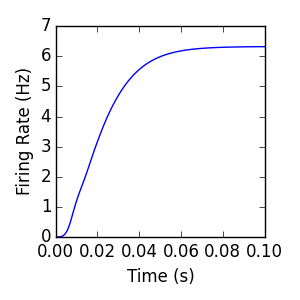

Python code for this plot:
# Copyright 2013 Allen Institute
# This file is part of dipde
# dipde is free software: you can redistribute it and/or modify
# it under the terms of the GNU General Public License as published by
# the Free Software Foundation, either version 3 of the License, or
# (at your option) any later version.
# 
# dipde is distributed in the hope that it will be useful,
# but WITHOUT ANY WARRANTY; without even the implied warranty of
# MERCHANTABILITY or FITNESS FOR A PARTICULAR PURPOSE.  See the
# GNU General Public License for more details.
# 
# You should have received a copy of the GNU General Public License
# along with dipde.  If not, see <http://www.gnu.org/licenses/>.

import matplotlib.pyplot as plt
from dipde.internals.internalpopulation import InternalPopulation
from dipde.internals.externalpopulation import ExternalPopulation
from dipde.internals.network import Simulation
from dipde.internals.connection import Connection as Connection

def get_simulation(dv=.001, update_method='exact', approx_order=None, tol=1e-8):

    # Create simulation:
    b1 = ExternalPopulation('100')
    i1 = InternalPopulation(v_min=0, v_max=.02, dv=dv, update_method=update_method, approx_order=approx_order, tol=tol)
    b1_i1 = Connection(b1, i1, 1, weights=.005, delays=0.0)
    i1_i1 = Connection(i1, i1, 1, weights=.005, delays=0.0)
    simulation = Simulation([b1, i1], [b1_i1, i1_i1])

    return simulation


def example(show=True, save=False):

    # Settings:
    t0 = 0
    dt = .0001
    dv = .0001
    tf = .1
    update_method = 'approx'
    approx_order = 1
    tol = 1e-14
    
    # Run simulation:
    simulation = get_simulation(dv=dv, update_method=update_method, approx_order=approx_order, tol=tol)
    simulation.run(dt=dt, tf=tf, t0=t0)
    
    # Visualize:
    i1 = simulation.population_list[1]
    plt.figure(figsize=(3,3))
    plt.plot(i1.t_record, i1.firing_rate_record)
    plt.xlim([0,tf])
    plt.ylim(ymin=0)
    plt.xlabel('Time (s)')
    plt.ylabel('Firing Rate (Hz)')
    plt.tight_layout()

    if save == True: plt.savefig('./singlepop_recurrent.png')
    if show == True: plt.show()
    
    return i1.t_record, i1.firing_rate_record
    
if __name__ == "__main__": example()        # pragma: no cover
